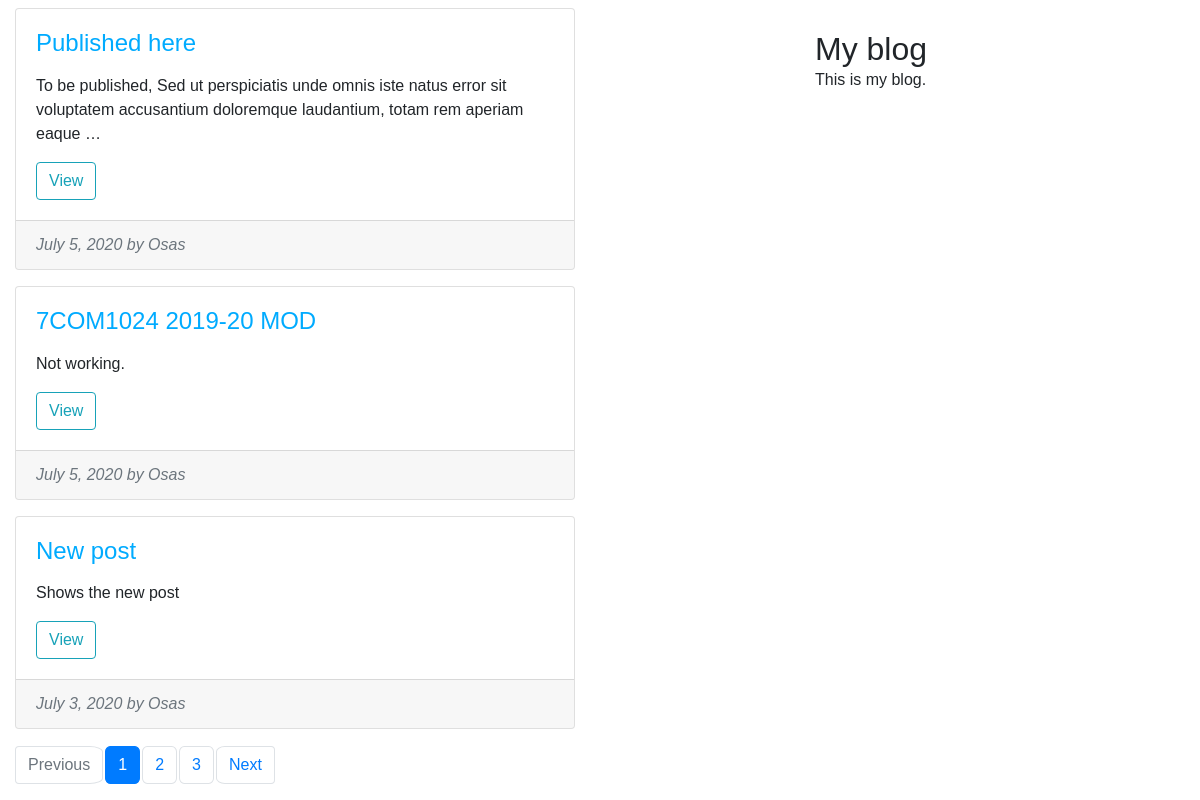
Screenshot of /blog/ with the database file from the repository.
### blog/models.py (models this page shows, shortened)
class Post(models.Model):
    STATUS_CHOICES = (
        ('draft', 'Draft'),
        ('published', 'Published'),
    )
    author = models.ForeignKey(User, on_delete=models.CASCADE, related_name='blog_posts')
    title = models.CharField(max_length=200, unique=True)  # unique=True: to ensure that a title should not be repeated
    slug = models.SlugField(max_length=200, unique_for_date='publish')  # publish date is used to build the slug
    body = models.TextField()
    publish = models.DateTimeField(default=timezone.now)  # returns the current datetime in a timezone
    created = models.DateTimeField(auto_now_add=True)
    updated = models.DateTimeField(auto_now=True)  # changes whenever the 'save' button is pressed
    status = models.CharField(max_length=10, choices=STATUS_CHOICES, default='draft')
    published = PublishedManager()  # custom manager
    class Meta:
        ordering = ('-publish',)  # sort according to the latest/newest post
    def get_absolute_url(self):
        return reverse('blog:post_detail',
                       args=[self.publish.year,
                             self.publish.month,
                             self.publish.day,
                             self.slug])

### blog/views.py (the view)
# urls.py: path('', views.BlogPostList.as_view(), name='post_list'),
class BlogPostList(ListView):
    queryset = Post.published.all()
    context_object_name = 'posts'  # default variable is 'object_list' if no name is specified
    paginate_by = 3  # three objects per page.
    template_name = 'post/list.html'  # django uses 'blog/post_list.html' as default if template name isn't given

### blog/templates/post/list.html (shortened to what this page needs)
{% extends 'blog/base.html' %}
{% load humanize %}
{% block content %}
    {% for post in posts %}
        <div class="card mb-3 mt-2" style="width: 35rem;">
            <div class="card-body">
                <h4 class="card-title"><a href="{{ post.get_absolute_url }}">{{ post.title }}</a></h4>
                <p class="card-text">{{ post.body|truncatewords:20|linebreaks }}</p>
                <a href="{{ post.get_absolute_url }}" class="btn btn-outline-info">View</a>
            </div>
            <div class="card-footer font-italic text-muted date">{{ post.publish|naturalday }} by {{ post.author|title }}</div>
        </div>
    {% empty %}
        <h4>No post found.</h4>
    {% endfor %}
    {% include 'pagination.html' with page=page_obj %}
{% endblock %}

### blog/templates/blog/base.html (shortened to what this page needs)
{% load static %}
<!DOCTYPE html>
<html lang="en">
<head>
    <link rel="stylesheet" href="{% static 'css/all.css' %}">
    <link rel="stylesheet" href="{% static 'css/bootstrap.min.css' %}">
    <link href="{% static "css/blog.css" %}" rel="stylesheet">
</head>
<body>
<div class="container-fluid">
    <div class="row">
        <div class="col-md-8">
            {% block content %}{% endblock %}
        </div>
        <div class="col-md-4">
            {% block sidebar %}{% include 'post/sidebar.html' %}{% endblock %}
        </div>
    </div>
</div>
</body>
</html>

### blog/templates/pagination.html
<nav aria-label="...">
    {% if page.has_other_pages %}
        <ul class="pagination">
            {% if page.has_previous %}
                <li class="page-item">
                    <a data-page="{{ page.previous_page_number }}"
                       href="?page={{ page.previous_page_number }}" class="page-link">Previous</a>
                </li>
            {% else %}
                <li class="page-item disabled"><a class="page-link">Previous</a></li>
            {% endif %}
            {% for i in page.paginator.page_range %}
                {% if page.number == i %}
                    <li class="page-item active" aria-current="page">
                      <span class="page-link">
                        {{ i }}
                      </span>
                    </li>
                {% else %}
                    <li class="page-item"><a data-page="{{ i }}" href="?page={{ i }}" class="page-link">{{ i }}</a></li>
                {% endif %}
            {% endfor %}
            {% if page.has_next %}
                <li class="page-item">
                    <a data-page="{{ page.next_page_number }}" href="?page={{ page.next_page_number }}"
                       class="page-link">Next</a>
                </li>
            {% else %}
                <li class="page-item disabled"><a class="page-link">Next</a></li>
            {% endif %}
        </ul>
    {% endif %}
</nav>

### blog/templates/post/sidebar.html
{% block sidebar %}
    <h2>My blog</h2>
    <p>This is my blog.</p>
{% endblock %}

### static/css/blog.css (style rules this page uses)
body { margin: 0; padding: 0; font-family: helvetica, sans-serif; }
a { color: #00abff; text-decoration: none; }
h2 { font-weight: normal; margin: 30px 0 0; }
a.page-link, span.page-link { border-radius: 15%; transition: 0.3s; margin: 1px; }

### rows the page displays
Post: title "Published here", body "To be published, Sed ut perspiciatis unde omnis iste natus error sit voluptatem accusantium doloremque laudantium, totam rem aperiam eaque …", publish "July 5, 2020", author "Osas"
Post: title "7COM1024 2019-20 MOD", body "Not working.", publish "July 5, 2020", author "Osas"
Post: title "New post", body "Shows the new post", publish "July 3, 2020", author "Osas"

### other values shown
{{ i }} "1"
{{ i }} "2" "3"
